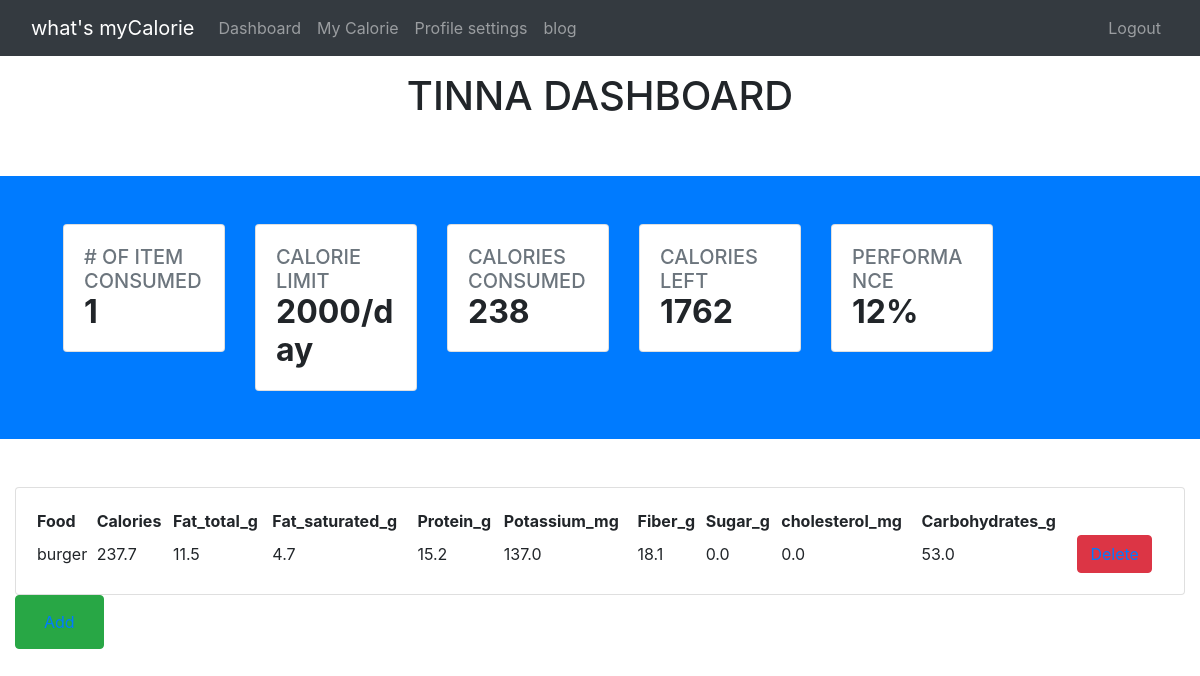
The page /user-dashboard (signed in) on the database as committed earlier.
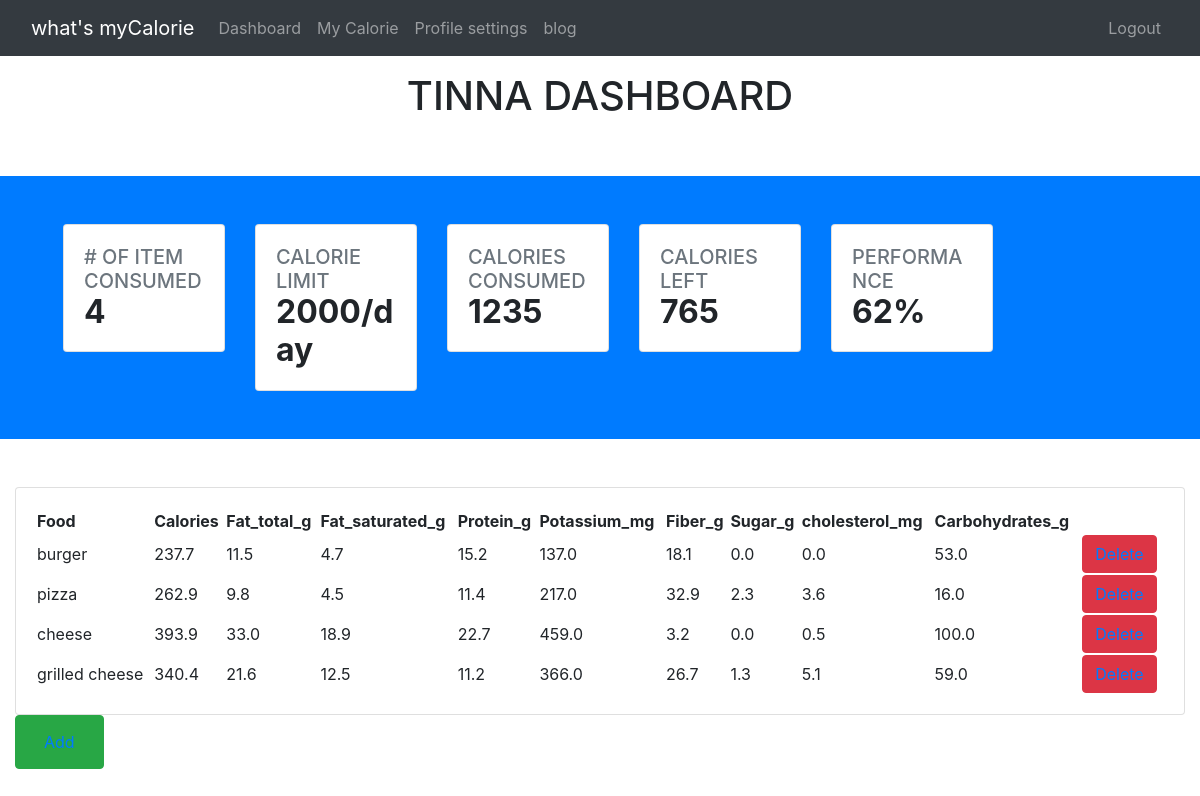
The same page on the database as committed later.
### my_calorie_app/models.py (models this page shows, shortened)
class User(models.Model):
    firstname = models.CharField(max_length=255)
    lastname = models.CharField(max_length=255)
    email = models.EmailField(max_length=200,unique=True)
    password = models.CharField(max_length=255)
    created_at = models.DateTimeField(auto_now_add=True)
    updated_at = models.DateTimeField(auto_now=True)
    objects = UserManager()

class Food(models.Model):
    user = models.ForeignKey(User,related_name='foods', on_delete=models.CASCADE, default=None)
    name = models.CharField(max_length=255)
    calories = models.FloatField(default = 0)
    serving_size_g = models.FloatField(default = 0)
    fat_total_g = models.FloatField(default = 0)
    fat_saturated_g = models.FloatField(default = 0)
    protein_g = models.FloatField(default = 0)
    sodium_mg = models.FloatField(default = 0)
    potassium_mg = models.FloatField(default = 0)
    cholesterol_mg = models.FloatField(default = 0)
    carbohydrates_total_g = models.FloatField(default = 0)
    fiber_g = models.FloatField(default = 0)
    sugar_g = models.FloatField(default = 0)
    created_at = models.DateTimeField(auto_now=True )
    updated_at = models.DateTimeField(auto_now=True)

### my_calorie_app/views.py (the view)
# urls.py: path('user-dashboard', views.Dashboard),
def Dashboard(request):
    if 'loginID' not in request.session:
        return redirect('/')
    if 'loginID' in request.session:
        Foodset= Food.objects.filter(user_id=request.session['loginID'])
        cnt = + Food.objects.filter(user_id=request.session['loginID']).count()
        mycalorie = Foodset.aggregate(sum_calorie=Sum('calories'))
        if mycalorie['sum_calorie'] is None:
            totalcalorie = mycalorie['sum_calorie']
            calorieLeft = 0
            performances = 0
        else:
            totalcalorie = round(mycalorie['sum_calorie'] )
            calorieLeft = round(2000 - totalcalorie)
            performances = round((totalcalorie/2000) * 100)
        context = {
        'foodset': Foodset,
        'counts' : cnt,
        'totalcalorie' : totalcalorie,
        'calorieLeft' : calorieLeft,
        'performances' : performances,
        'userlogged': User.objects.get(id=request.session['loginID'])
            }
        return render(request, 'Dashboard.html', context)

### my_calorie_app/templates/Dashboard.html (shortened to what this page needs)
{% include 'partials/nav.html' %}
<body>
    <div class="d-flex justify-content-center ">
        <h1 style="text-transform:uppercase"> {{userlogged.firstname}} Dashboard</h1>
    </div>
    <div class="header bg-primary pb-8 pt-5 pt-md-8 pl-5 pb-5 mt-5">
        <div class="container-fluid">
            <div class="header-body">
                <div class="row">
                    <div class="col-xl-2 col-lg-6">
                        <div class="card card-stats mb-4 mb-xl-0">
                            <div class="card-body">
                                <div class="row">
                                    <div class="col">
                                        <h5 class="card-title text-uppercase text-muted mb-0"># of item Consumed</h5>
                                        <span class="h2 font-weight-bold mb-0">{{counts}}</span>
                                    </div>
                                </div>
                            </div>
                        </div>
                    </div>
                    <div class="col-xl-2 col-lg-6">
                        <div class="card card-stats mb-4 mb-xl-0">
                            <div class="card-body">
                                <div class="row">
                                    <div class="col">
                                        <h5 class="card-title text-uppercase text-muted mb-0">Calorie Limit</h5>
                                        <span class="h2 font-weight-bold mb-0">2000/day</span>
                                    </div>
                                </div>
                            </div>
                        </div>
                    </div>
                    <div class="col-xl-2 col-lg-6">
                        <div class="card card-stats mb-4 mb-xl-0">
                            <div class="card-body">
                                <div class="row">
                                    <div class="col">
                                        <h5 class="card-title text-uppercase text-muted mb-0">Calories Consumed</h5>
                                        <span class="h2 font-weight-bold mb-0">{{totalcalorie}}</span>
                                    </div>
                                </div>
                            </div>
                        </div>
                    </div>
                    <div class="col-xl-2 col-lg-6">
                        <div class="card card-stats mb-4 mb-xl-0">
                            <div class="card-body">
                                <div class="row">
                                    <div class="col">
                                        <h5 class="card-title text-uppercase text-muted mb-0">Calories Left</h5>
                                        <span class="h2 font-weight-bold mb-0">{{calorieLeft}}</span>
                                    </div>
                                </div>
                            </div>
                        </div>
                    </div>
                    <div class="col-xl-2 col-lg-6">
                        <div class="card card-stats mb-4 mb-xl-0">
                            <div class="card-body">
                                <div class="row">
                                    <div class="col">
                                        <h5 class="card-title text-uppercase text-muted mb-0">Performance</h5>
                                        <span class="h2 font-weight-bold mb-0">{{performances}}%</span>
                                    </div>
                                </div>
                            </div>
                        </div>
                    </div>
                </div>
            </div>
        </div>
    </div>
    <div class="container-fluid mt-5">
        <div class="card card-body ">
            <table>
                <tr>
                    <th>Food</th>
                    <th>Calories</th>
                    <th>Fat_total_g</th>
                    <th>Fat_saturated_g</th>
                    <th>Protein_g</th>
                    <th>Potassium_mg</th>
                    <th>Fiber_g</th>
                    <th>Sugar_g</th>
                    <th>cholesterol_mg</th>
                    <th>Carbohydrates_g</th>
                </tr>
                {% if foodset %} {% for item in foodset %}
                <tr>
                    <td>{{item.name}}</td>
                    <td>{{item.calories}}</td>
                    <td>{{item.fat_total_g}}</td>
                    <td>{{item.fat_saturated_g}}</td>
                    <td>{{item.protein_g}}</td>
                    <td>{{item.potassium_mg}}</td>
                    <td>{{item.carbohydrates_total_g}}</td>
                    <td>{{item.fiber_g}}</td>
                    <td>{{item.sugar_g}}</td>
                    <td>{{item.cholesterol_mg}}</td>
                    <td><button type="submit " class="btn btn-danger  "><a href="/delete/{{ item.id }}">Delete</a></button></td>
                </tr>
                {% endfor %} {% else %}
                <h1>No record added</h1>
                {% endif %}
            </table>
        </div>
        <button type="submit" class="btn btn-success">
        <span ><a href="/add-meal" class="nav-item nav-link">Add</a></span>
        </button>
    </div>
</body>
</html>

### my_calorie_app/templates/partials/nav.html (shortened to what this page needs)
<!DOCTYPE html>
<html lang="en">
<head>
    {% load static %}
    <link rel="stylesheet" href="{% static 'css/nav.css' %}">
    <link rel="stylesheet" href="https://cdn.jsdelivr.net/npm/bootstrap@4.6.0/dist/css/bootstrap.min.css">
</head>
<body>
    <nav class="navbar navbar-expand-md navbar-dark bg-dark mb-3">
        <div class="container-fluid">
            <a href="#" class="navbar-brand mr-3">what's myCalorie</a>
            <div class="collapse navbar-collapse" id="navbarCollapse">
                <div class="navbar-nav">
                    <a href="/user-dashboard" class="nav-item nav-link">Dashboard</a>
                    <a href="/add-meal" class="nav-item nav-link">My Calorie</a>
                    <a href="/user-profile" class="nav-item nav-link">Profile settings</a>
                    <a href="/blog" class="nav-item nav-link">blog</a>
                </div>
                <div class="navbar-nav ml-auto">
                    <a href="/logout" class="nav-item nav-link">Logout</a>
                </div>
            </div>
        </div>
    </nav>
</body>
</html>

Rows that differ between the two databases and show on the page:
added Food: name "pizza", calories "262.9", fat_total_g "9.8", fat_saturated_g "4.5", protein_g "11.4", potassium_mg "217.0", carbohydrates_total_g "32.9", fiber_g "2.3", sugar_g "3.6", cholesterol_mg "16.0"
added Food: name "cheese", calories "393.9", fat_total_g "33.0", fat_saturated_g "18.9", protein_g "22.7", potassium_mg "459.0", carbohydrates_total_g "3.2", fiber_g "0.0", sugar_g "0.5", cholesterol_mg "100.0"
added Food: name "grilled cheese", calories "340.4", fat_total_g "21.6", fat_saturated_g "12.5", protein_g "11.2", potassium_mg "366.0", carbohydrates_total_g "26.7", fiber_g "1.3", sugar_g "5.1", cholesterol_mg "59.0"
Other text that changed with them:
{{ counts }}: "1" → "4"
{{ totalcalorie }}: "238" → "1235"
{{ calorieLeft }}: "1762" → "765"
{{ performances }}: "12" → "62"
